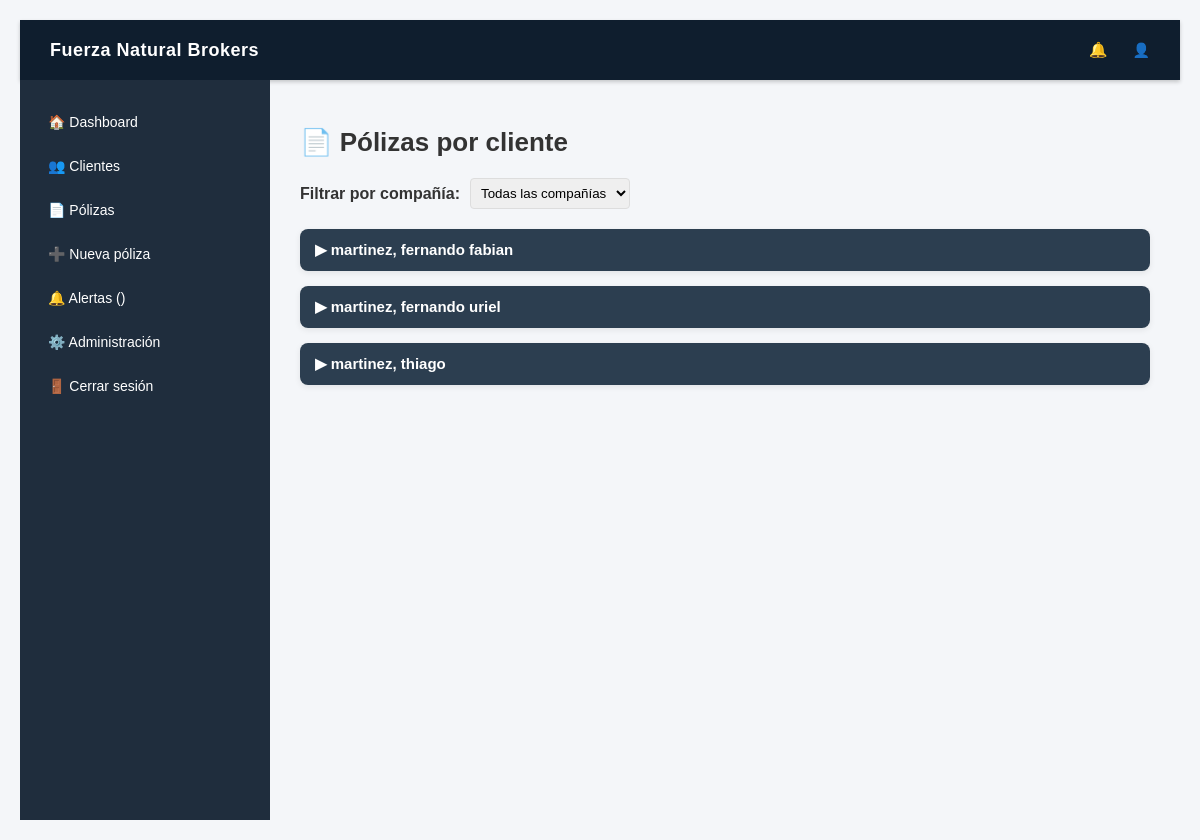
Before: /polizas/ with the older database file.
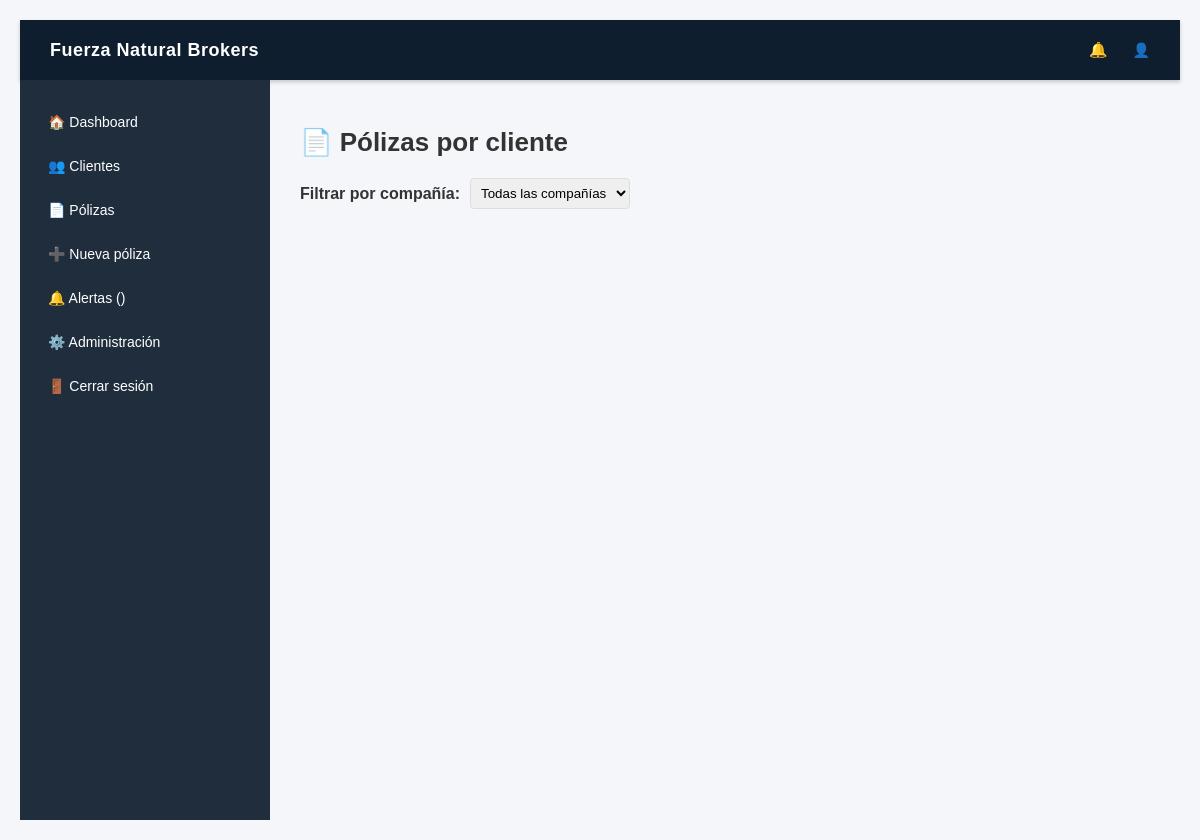
After: the same page with the newer database file.
### clients/models.py (models this page shows, shortened)
class Client(models.Model):
    first_name = models.CharField(max_length=100, db_index=True)
    last_name = models.CharField(max_length=100, db_index=True)
    dni = models.CharField(
        max_length=20,
        unique=True,
        blank=True,
        null=True,
        db_index=True,
    )
    phone = models.CharField(max_length=20)
    email = models.EmailField(
        blank=True,
        null=True,
    )
    producer = models.ForeignKey(
        User,
        on_delete=models.CASCADE,
        limit_choices_to={"is_producer": True},
    )
    created_at = models.DateTimeField(auto_now_add=True)
    class Meta:
        ordering = ["last_name", "first_name"]
        indexes = [
            models.Index(fields=["last_name"]),
            models.Index(fields=["dni"]),
        ]
    def __str__(self):
        return f"{self.last_name}, {self.first_name}"

### policies/views.py (the view)
# urls.py: path('', views.lista_polizas, name='lista_polizas'),
def lista_polizas(request):
    compania = request.GET.get("compania")
    companias = Policy.objects.values_list("company", flat=True).distinct()
    clientes = Client.objects.prefetch_related("policy_set")
    if compania:
        clientes = clientes.filter(policy__company=compania).distinct()
    return render(
        request,
        "policies/lista_polizas.html",
        {
            "clientes": clientes,
            "companias": companias,
            "compania_seleccionada": compania,
        },
    )

### policies/models.py (called while the page is built)
    @property
    def estado(self):
        hoy = date.today()
        dias = (self.end_date - hoy).days
        if dias < 0:
            return "VENCIDA"
        elif dias <= 30:
            return "POR VENCER"
        else:
            return "ACTIVA"

### templates/policies/lista_polizas.html (shortened to what this page needs)
{% extends "base.html" %}
{% block content %}
<h1>📄 Pólizas por cliente</h1>
<form method="get" class="filtro-compania">
<label><strong>Filtrar por compañía:</strong></label>
<select name="compania" onchange="this.form.submit()">
<option value="">Todas las compañías</option>
</select>
</form>
{% for cliente in clientes %}
<div class="cliente-box">
<div class="cliente-header" onclick="togglePolizas('cliente{{ cliente.id }}')">
<span>▶ {{ cliente }}</span>
</div>
</div>
{% endfor %}
{% endblock %}

Changed rows visible on the page:
removed Client: last_name+first_name "martinez, fernando fabian"
removed Client: last_name+first_name "martinez, fernando uriel"
removed Client: last_name+first_name "martinez, thiago"
